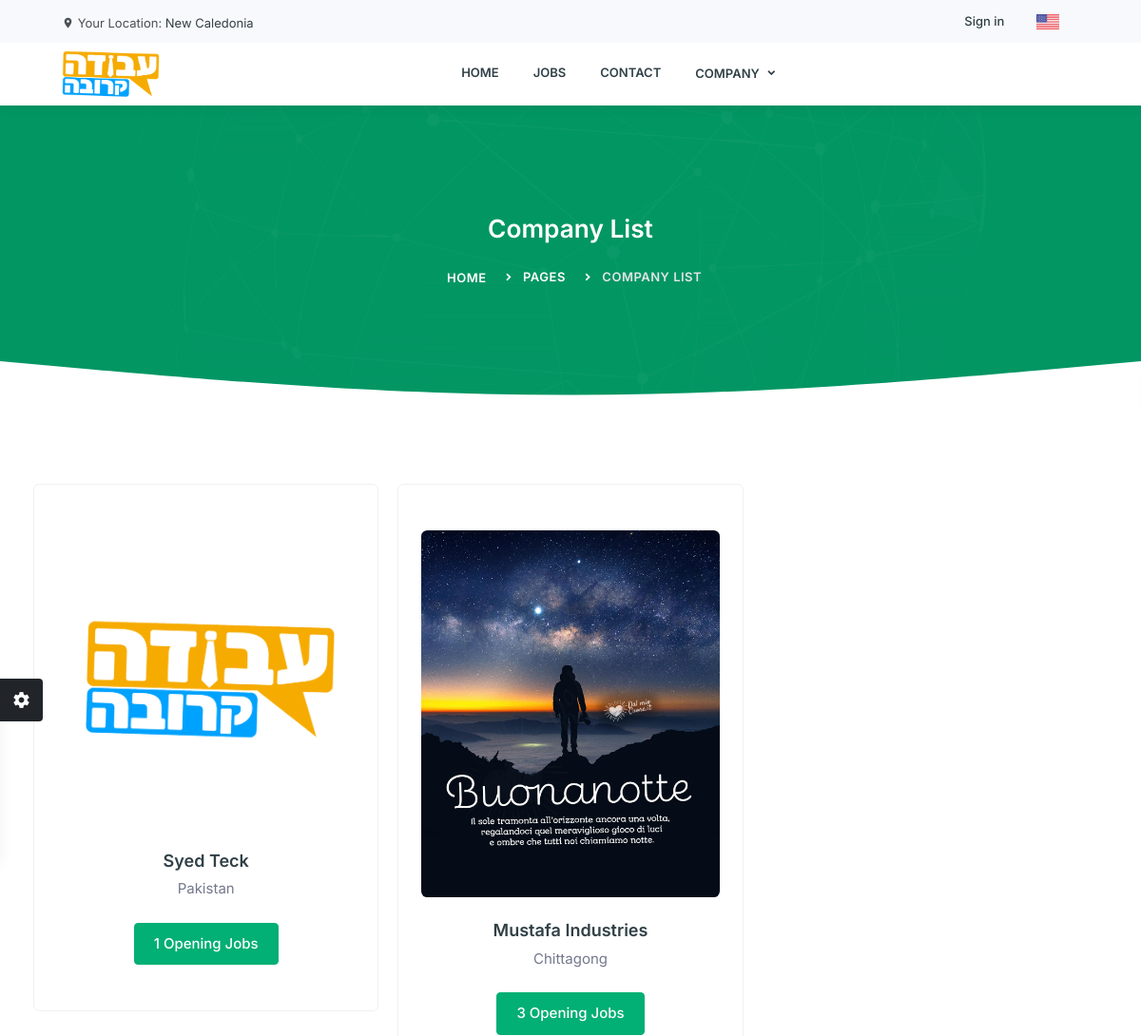
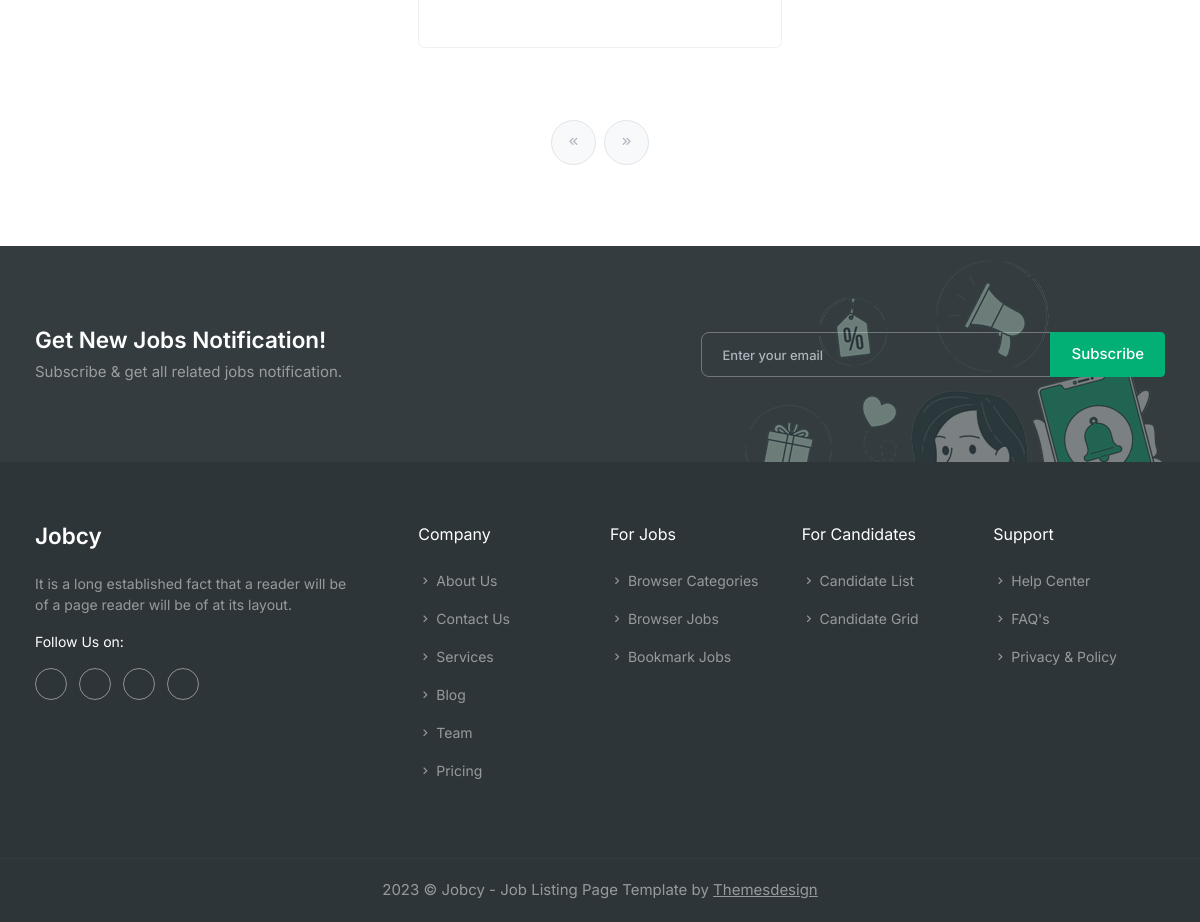
The page /pages/company-list on the database its author committed (2 pictures, top to bottom).
### company/models.py (models this page shows)
class CompanyInfo(models.Model):
    user = models.OneToOneField(User, on_delete=models.CASCADE)
    company_name = models.CharField(max_length=255, null=True, blank=True)
    phone_number = models.CharField(max_length=255, null=True, blank=True)
    profile_pic = models.FileField(upload_to='static/profile', null=True, blank=True)
    introduction = models.TextField(null=True, blank=True)
    established = models.TextField(null=True, blank=True)
    location = models.CharField(max_length=255, null=True, blank=True)
    total_employees = models.CharField(max_length=255, null=True, blank=True)
    facebook = models.URLField(null=True, blank=True)
    twitter = models.URLField(null=True, blank=True)
    linkedin = models.URLField(null=True, blank=True)
    whatsapp = models.URLField(max_length=255, null=True, blank=True)
    skype = models.URLField(null=True, blank=True)
    location_url = models.URLField(null=True, blank=True)
    company_website = models.URLField(max_length=255, null=True, blank=True)
    working_days = models.TextField(null=True, blank=True)
    company_gallery = models.FileField(upload_to='static/company_gallery', null=True, blank=True)
    owner_name = models.CharField(max_length=255, null=True, blank=True)
    purchased_package = models.ForeignKey(PricingPlan, null=True, on_delete=models.CASCADE)
    job_post_count = models.IntegerField(null=True, blank=True)

### pages/views.py (the view)
# urls.py: path('company-list', views.CompanyList.as_view(),name="company-list"),
class CompanyList(TemplateView):
    template_name = "pages/candidates-company/company-list.html"
    paginate_by = 10  # Number of companies per page
    def get_context_data(self, **kwargs):
        context = super().get_context_data(**kwargs)
        companies_list = CompanyInfo.objects.filter(~Q(user_id=self.request.user.id)).exclude(company_name__isnull=True).all()
        locations = Location.objects.all()
        context['companies_list'] = companies_list
        job_count_dict = {}
        for company in companies_list:
            total_jobs = Job.objects.filter(company_id=company.id).count()
            job_count_dict[company.id] = total_jobs
        paginator = Paginator(companies_list, self.paginate_by)
        page_number = self.request.GET.get('page')
        page_obj = paginator.get_page(page_number)
        context["total_jobs"] = job_count_dict
        return context
    def get(self, request, *args, **kwargs):
        context = self.get_context_data()
        return render(request, self.template_name, context)

### templates/pages/candidates-company/company-list.html (shortened to what this page needs)
{% extends 'partials/base.html' %}
{% load static %}
{% block extra_css %}
        <link rel="stylesheet" href="{% static 'libs/choices.js/public/assets/styles/choices.min.css' %}">
{% endblock extra_css %}
{% block content %}
                    <section class="page-title-box">
                        <div class="container">
                            <div class="row justify-content-center">
                                <div class="col-md-6">
                                    <div class="text-center text-white">
                                        <h3 class="mb-4">Company List</h3>
                                        <div class="page-next">
                                            <nav class="d-inline-block" aria-label="breadcrumb text-center">
                                                <ol class="breadcrumb justify-content-center">
                                                    <li class="breadcrumb-item"><a href="{% url 'index'%}">Home</a></li>
                                                    <li class="breadcrumb-item"><a href="javascript:void(0)">Pages</a></li>
                                                    <li class="breadcrumb-item active" aria-current="page"> Company List </li>
                                                </ol>
                                            </nav>
                                        </div>
                                    </div>
                                </div>
                            </div>
                        </div>
                    </section>
                    <div class="position-relative" style="z-index: 1">
                        <div class="shape">
                        </div>
                    </div>
                    <section class="section">
                        <div class="container">
                            <div class="row">
                                {% for company in companies_list%}
                                    {% if company.company_name %}
                                        <div class="col-lg-4 col-md-6">
                                            <div class="card text-center mb-4">
                                                <div class="card-body px-4 py-5">
                                                    <img src="{% if company.profile_pic %} /{{company.profile_pic}}{% else %} {% static 'images/profile.jpg' %} {% endif %}" alt="" class="img-fluid rounded-3">
                                                    <div class="mt-4">
                                                        <a href="{% url 'company-details' company.id %}" class="primary-link"><h6 class="fs-18 mb-2">{{company.company_name}}</h6></a>
                                                        <p class="text-muted mb-4">{% if company.location%}{{company.location}}{% endif %}</p>
                                                        <a href="{% url 'company-details' company.id %}" class="btn btn-primary">{{total_jobs|get_item:company.id}} Opening Jobs</a>
                                                    </div>
                                                </div>
                                            </div>
                                        </div>
                                    {% endif %}
                                {% endfor %}
                            </div>
                            <div class="row">
                                <div class="col-lg-12 mt-5">
                                    <nav aria-label="Page navigation example">
                                        <ul class="pagination job-pagination mb-0 justify-content-center">
                                            {% if companies_list.has_previous %}
                                                <li class="page-item">
                                                    <a class="page-link" href="{% url 'company-list' %}?page={{ companies_list.previous_page_number }}">
                                                        <i class="mdi mdi-chevron-double-left fs-15"></i>
                                                    </a>
                                                </li>
                                            {% else %}
                                                <li class="page-item disabled">
                                                    <a class="page-link" href="javascript:void(0)" tabindex="-1">
                                                        <i class="mdi mdi-chevron-double-left fs-15"></i>
                                                    </a>
                                                </li>
                                            {% endif %}
                                            {% if companies_list.has_next %}
                                                <li class="page-item">
                                                    <a class="page-link" href="{% url 'company-list' %}?page={{ companies_list.next_page_number }}">
                                                        <i class="mdi mdi-chevron-double-right fs-15"></i>
                                                    </a>
                                                </li>
                                            {% else %}
                                                <li class="page-item disabled">
                                                    <a class="page-link" href="javascript:void(0)" tabindex="-1">
                                                        <i class="mdi mdi-chevron-double-right fs-15"></i>
                                                    </a>
                                                </li>
                                            {% endif %}
                                        </ul>
                                    </nav>
                                </div>
                            </div>
                        </div>
                    </section>
{% endblock content %}

### rows shown on the page
CompanyInfo: profile_pic (picture), company_name "Syed Teck", location "Pakistan", id "1"
CompanyInfo: profile_pic (picture), company_name "Mustafa Industries", location "Chittagong", id "3"
